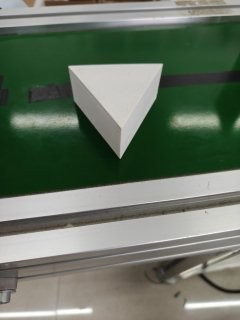
#> input picture 2026COMP/shape_grasp_project/shape_grasp_project/images/1000013396.jpg, 240 x 320 px, given in place of the camera
$ python realtime_color.py
#> lines starting #> are read from the running program, lines starting #| are printed output that depends on the picture; after the words box and inside, x2 and y2 are one past the last pixel; in counts of white or black regions, pixels touching at a corner belong together
#> (reads 2026COMP/shape_grasp_project/shape_grasp_project/color_model.json from the repository)
#> in main, frame is the input picture: shape (320, 240, 3); mean B, G, R 99.8, 114.6, 103.8
import cv2
import numpy as np
import json
import os

# 形状判断函数（复用）
def is_trapezoid(approx):
    if len(approx) != 4:
        return False
    pts = approx.reshape(-1, 2)
    angles = []
    for i in range(4):
        x1, y1 = pts[i]
        x2, y2 = pts[(i+1)%4]
        dx = x2 - x1
        dy = y2 - y1
        angle = np.arctan2(dy, dx)
        angles.append(angle)
    parallel_count = 0
    if abs(angles[0] - angles[2]) < 0.1 or abs(abs(angles[0]-angles[2]) - np.pi) < 0.1:
        parallel_count += 1
    if abs(angles[1] - angles[3]) < 0.1 or abs(abs(angles[1]-angles[3]) - np.pi) < 0.1:
        parallel_count += 1
    return parallel_count >= 1

def get_shape_hsv_mean(frame, contour):
    mask = np.zeros(frame.shape[:2], dtype=np.uint8)
    cv2.drawContours(mask, [contour], -1, 255, -1)
    hsv = cv2.cvtColor(frame, cv2.COLOR_BGR2HSV)
    pixels = hsv[mask == 255]
    if len(pixels) == 0:
        return None
    return np.mean(pixels, axis=0)

def classify_material(hsv_mean, model):
    """根据HSV均值判断材质，返回材质名称和信心度"""
    # 计算马氏距离（简化：各通道独立标准化后的欧氏距离）
    alu_mean = np.array(model["aluminum"]["mean"])
    alu_std = np.array(model["aluminum"]["std"])
    pe_mean = np.array(model["pe"]["mean"])
    pe_std = np.array(model["pe"]["std"])

    # 避免除零
    alu_std = np.maximum(alu_std, 1e-6)
    pe_std = np.maximum(pe_std, 1e-6)

    alu_dist = np.sum(((hsv_mean - alu_mean) / alu_std) ** 2)
    pe_dist = np.sum(((hsv_mean - pe_mean) / pe_std) ** 2)

    if alu_dist < pe_dist:
        return "aluminum", alu_dist
    else:
        return "pe", pe_dist

def detect_shapes_frame(frame, model):
    gray = cv2.cvtColor(frame, cv2.COLOR_BGR2GRAY)
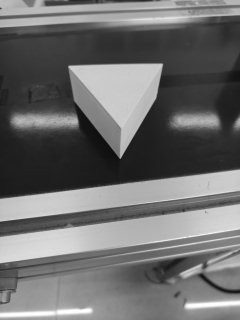
#> gray: shape (320, 240); min 5, max 255, mean 109.7
    blurred = cv2.GaussianBlur(gray, (5,5), 0)
    _, binary = cv2.threshold(blurred, 0, 255, cv2.THRESH_BINARY_INV + cv2.THRESH_OTSU)
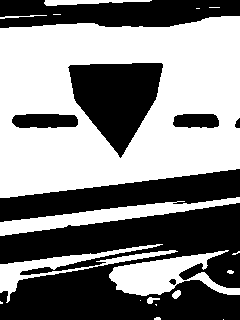
#> binary: shape (320, 240); 51.7% white; 8 black regions, largest, box (x1, y1, x2, y2) and area: (0, 203, 240, 320) 18940, (0, 169, 240, 222) 5901, (68, 63, 163, 158) 5516
    kernel = np.ones((3,3), np.uint8)
    binary = cv2.morphologyEx(binary, cv2.MORPH_CLOSE, kernel, iterations=1)
#> binary: shape (320, 240); 51.7% white; 10 black regions
    contours, _ = cv2.findContours(binary, cv2.RETR_EXTERNAL, cv2.CHAIN_APPROX_SIMPLE)
#> contours = 17 contours, 10 with area under 20; largest, box (x1, y1, x2, y2) and area: (0, 16, 240, 198) 37948, (109, 250, 240, 304) 2936, (0, 197, 240, 236) 2478, (0, 244, 178, 303) 1901, (44, 0, 152, 6) 277, (172, 290, 181, 299) 44, (0, 15, 47, 19) 22

    for cnt in contours:
        area = cv2.contourArea(cnt)
        if area < 500:
            continue
        peri = cv2.arcLength(cnt, True)
        approx = cv2.approxPolyDP(cnt, 0.02 * peri, True)
        vertices = len(approx)

        shape = None
        if vertices == 3:
            shape = "triangle"
        elif vertices == 4 and is_trapezoid(approx):
            shape = "trapezoid"
        else:
            continue

        # 提取颜色并分类
        hsv_mean = get_shape_hsv_mean(frame, cnt)
        if hsv_mean is None:
            continue
        material, _ = classify_material(hsv_mean, model)

        # 根据材质确定大小标签
        if shape == "triangle":
            label = "小三角形" if material == "aluminum" else "大三角形"
        else:  # trapezoid
            label = "小梯形" if material == "aluminum" else "大梯形"

        # 绘制轮廓和文字
        color = (0, 255, 0) if shape == "triangle" else (255, 0, 0)
        cv2.drawContours(frame, [cnt], -1, color, 2)
        M = cv2.moments(cnt)
        if M["m00"] != 0:
            cx = int(M["m10"] / M["m00"])
            cy = int(M["m01"] / M["m00"])
        else:
            cx, cy = cnt[0][0]
        cv2.putText(frame, label, (cx-40, cy), cv2.FONT_HERSHEY_SIMPLEX, 0.6, (0,0,255), 2)
#> this loop made 17 passes
#> (area, peri, approx, vertices, shape, hsv_mean, alu_dist in classify_material, pe_dist in classify_material) on passes 10 to 11: (1901, 679.6, [[177, 251], [0, 264], [0, 292]], 3, 'triangle', [14.3, 28.15, 103.9], 7.1e+14, 5.73e+15), (2477.5, 523.9, [[239, 197], [4, 221], [0, 235]], 3, 'triangle', [24.05, 32.19, 85.06], 1.41e+15, 4.81e+15)
#> (area, peri, vertices, pts in is_trapezoid, parallel_count in is_trapezoid, shape, hsv_mean, pe_dist in classify_material) on pass 12: (37948.5, 827.4, 4, [[239, 16], [0, 28], [0, 197], [239, 168]], 2, 'trapezoid', [58.6, 114.1, 81.38], 1.06e+16)
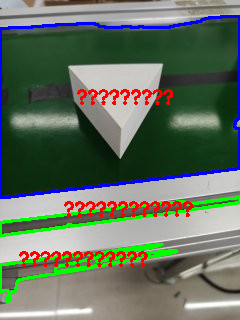
#> frame: shape (320, 240, 3); 9.65% of pixels changed, all inside (x1, y1, x2, y2) = (0, 15, 240, 304)

    return frame

def main():
    if not os.path.exists("color_model.json"):
        print("未找到 color_model.json，请先运行 calibrate_color.py 进行校准")
        return
    with open("color_model.json", "r") as f:
        model = json.load(f)
    print("已加载颜色模型")

    cap = cv2.VideoCapture(0)
    cap.set(cv2.CAP_PROP_FRAME_WIDTH, 640)
    cap.set(cv2.CAP_PROP_FRAME_HEIGHT, 480)
    if not cap.isOpened():
        print("无法打开摄像头")
        return

    print("按 'q' 退出实时识别")
    while True:
        ret, frame = cap.read()
        if not ret:
            break
        result = detect_shapes_frame(frame, model)
        cv2.imshow("Real-time Shape & Material Detection", result)
        if cv2.waitKey(1) & 0xFF == ord('q'):
#> (key q is pressed here)
            break

    cap.release()
    cv2.destroyAllWindows()

if __name__ == "__main__":
    main()
